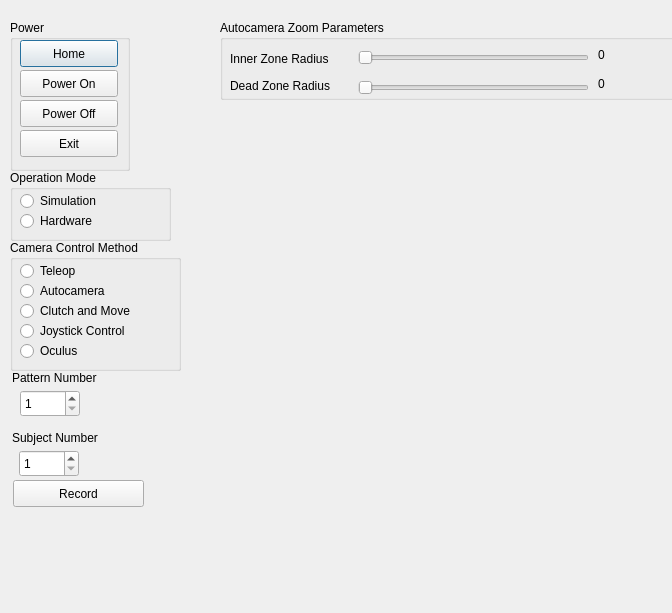
<?xml version="1.0" encoding="UTF-8"?>
<ui version="4.0">
 <class>Dialog</class>
 <widget class="QDialog" name="Dialog">
  <property name="geometry">
   <rect>
    <x>0</x>
    <y>0</y>
    <width>672</width>
    <height>613</height>
   </rect>
  </property>
  <property name="minimumSize">
   <size>
    <width>672</width>
    <height>613</height>
   </size>
  </property>
  <property name="maximumSize">
   <size>
    <width>1000</width>
    <height>1000</height>
   </size>
  </property>
  <property name="mouseTracking">
   <bool>true</bool>
  </property>
  <property name="windowTitle">
   <string>da Vinci Camera Controller</string>
  </property>
  <widget class="QGroupBox" name="groupBoxOperationMode">
   <property name="geometry">
    <rect>
     <x>10</x>
     <y>170</y>
     <width>161</width>
     <height>71</height>
    </rect>
   </property>
   <property name="title">
    <string>Operation Mode</string>
   </property>
   <widget class="QRadioButton" name="radioButtonSimulation">
    <property name="geometry">
     <rect>
      <x>10</x>
      <y>20</y>
      <width>116</width>
      <height>22</height>
     </rect>
    </property>
    <property name="text">
     <string>Simulation</string>
    </property>
   </widget>
   <widget class="QRadioButton" name="radioButtonHardware">
    <property name="geometry">
     <rect>
      <x>10</x>
      <y>40</y>
      <width>116</width>
      <height>22</height>
     </rect>
    </property>
    <property name="text">
     <string>Hardware</string>
    </property>
   </widget>
  </widget>
  <widget class="QGroupBox" name="groupBoxCameraControlMethod">
   <property name="geometry">
    <rect>
     <x>10</x>
     <y>240</y>
     <width>171</width>
     <height>131</height>
    </rect>
   </property>
   <property name="autoFillBackground">
    <bool>false</bool>
   </property>
   <property name="title">
    <string>Camera Control Method</string>
   </property>
   <widget class="QRadioButton" name="radioButtonAutocamera">
    <property name="geometry">
     <rect>
      <x>10</x>
      <y>40</y>
      <width>116</width>
      <height>22</height>
     </rect>
    </property>
    <property name="text">
     <string>Autocamera</string>
    </property>
   </widget>
   <widget class="QRadioButton" name="radioButtonClutchAndMove">
    <property name="geometry">
     <rect>
      <x>10</x>
      <y>60</y>
      <width>151</width>
      <height>22</height>
     </rect>
    </property>
    <property name="text">
     <string>Clutch and Move</string>
    </property>
   </widget>
   <widget class="QRadioButton" name="radioButtonJoystick">
    <property name="geometry">
     <rect>
      <x>10</x>
      <y>80</y>
      <width>141</width>
      <height>22</height>
     </rect>
    </property>
    <property name="text">
     <string>Joystick Control</string>
    </property>
   </widget>
   <widget class="QRadioButton" name="radioButtonTeleop">
    <property name="geometry">
     <rect>
      <x>10</x>
      <y>20</y>
      <width>116</width>
      <height>22</height>
     </rect>
    </property>
    <property name="text">
     <string>Teleop</string>
    </property>
   </widget>
   <widget class="QRadioButton" name="radioButtonOculus">
    <property name="geometry">
     <rect>
      <x>10</x>
      <y>100</y>
      <width>141</width>
      <height>22</height>
     </rect>
    </property>
    <property name="text">
     <string>Oculus</string>
    </property>
   </widget>
  </widget>
  <widget class="QGroupBox" name="groupBoxPower">
   <property name="geometry">
    <rect>
     <x>10</x>
     <y>20</y>
     <width>120</width>
     <height>151</height>
    </rect>
   </property>
   <property name="title">
    <string>Power</string>
   </property>
   <widget class="QPushButton" name="pushButtonHome">
    <property name="geometry">
     <rect>
      <x>10</x>
      <y>20</y>
      <width>98</width>
      <height>27</height>
     </rect>
    </property>
    <property name="text">
     <string>Home</string>
    </property>
   </widget>
   <widget class="QPushButton" name="pushButtonPowerOff">
    <property name="geometry">
     <rect>
      <x>10</x>
      <y>80</y>
      <width>98</width>
      <height>27</height>
     </rect>
    </property>
    <property name="text">
     <string>Power Off</string>
    </property>
   </widget>
   <widget class="QPushButton" name="pushButtonExit">
    <property name="geometry">
     <rect>
      <x>10</x>
      <y>110</y>
      <width>98</width>
      <height>27</height>
     </rect>
    </property>
    <property name="text">
     <string>Exit</string>
    </property>
   </widget>
   <widget class="QPushButton" name="pushButtonPowerOn">
    <property name="geometry">
     <rect>
      <x>10</x>
      <y>50</y>
      <width>98</width>
      <height>27</height>
     </rect>
    </property>
    <property name="text">
     <string>Power On</string>
    </property>
   </widget>
  </widget>
  <widget class="QGroupBox" name="groupBoxAutocameraParams">
   <property name="geometry">
    <rect>
     <x>220</x>
     <y>20</y>
     <width>461</width>
     <height>80</height>
    </rect>
   </property>
   <property name="title">
    <string>Autocamera Zoom Parameters</string>
   </property>
   <widget class="QSlider" name="horizontalSliderInnerzone">
    <property name="geometry">
     <rect>
      <x>138</x>
      <y>23</y>
      <width>231</width>
      <height>29</height>
     </rect>
    </property>
    <property name="orientation">
     <enum>Qt::Horizontal</enum>
    </property>
   </widget>
   <widget class="QSlider" name="horizontalSliderDeadzone">
    <property name="geometry">
     <rect>
      <x>138</x>
      <y>53</y>
      <width>231</width>
      <height>29</height>
     </rect>
    </property>
    <property name="orientation">
     <enum>Qt::Horizontal</enum>
    </property>
   </widget>
   <widget class="QLabel" name="labelInnerzoneValue">
    <property name="geometry">
     <rect>
      <x>378</x>
      <y>26</y>
      <width>41</width>
      <height>17</height>
     </rect>
    </property>
    <property name="text">
     <string>0</string>
    </property>
   </widget>
   <widget class="QLabel" name="labelDeadzoneValue">
    <property name="geometry">
     <rect>
      <x>378</x>
      <y>55</y>
      <width>41</width>
      <height>17</height>
     </rect>
    </property>
    <property name="text">
     <string>0</string>
    </property>
   </widget>
   <widget class="QLabel" name="label_3">
    <property name="geometry">
     <rect>
      <x>10</x>
      <y>29</y>
      <width>121</width>
      <height>20</height>
     </rect>
    </property>
    <property name="text">
     <string>Inner Zone Radius</string>
    </property>
   </widget>
   <widget class="QLabel" name="label_4">
    <property name="geometry">
     <rect>
      <x>10</x>
      <y>56</y>
      <width>131</width>
      <height>20</height>
     </rect>
    </property>
    <property name="text">
     <string>Dead Zone Radius</string>
    </property>
   </widget>
  </widget>
  <widget class="QPushButton" name="pushButtonRecord">
   <property name="geometry">
    <rect>
     <x>13</x>
     <y>480</y>
     <width>131</width>
     <height>27</height>
    </rect>
   </property>
   <property name="text">
    <string>Record</string>
   </property>
  </widget>
  <widget class="QLabel" name="labelSubjectInfo">
   <property name="geometry">
    <rect>
     <x>90</x>
     <y>453</y>
     <width>111</width>
     <height>20</height>
    </rect>
   </property>
   <property name="text">
    <string/>
   </property>
  </widget>
  <widget class="QLabel" name="labelSubjectNumber">
   <property name="geometry">
    <rect>
     <x>12</x>
     <y>430</y>
     <width>131</width>
     <height>16</height>
    </rect>
   </property>
   <property name="text">
    <string>Subject Number</string>
   </property>
  </widget>
  <widget class="QSpinBox" name="spinBoxSubjectNumber">
   <property name="geometry">
    <rect>
     <x>19</x>
     <y>450</y>
     <width>60</width>
     <height>27</height>
    </rect>
   </property>
   <property name="minimum">
    <number>1</number>
   </property>
   <property name="maximum">
    <number>20</number>
   </property>
  </widget>
  <widget class="QLabel" name="labelPatternNumber">
   <property name="geometry">
    <rect>
     <x>12</x>
     <y>370</y>
     <width>131</width>
     <height>16</height>
    </rect>
   </property>
   <property name="text">
    <string>Pattern Number</string>
   </property>
  </widget>
  <widget class="QSpinBox" name="spinBoxPatternNumber">
   <property name="geometry">
    <rect>
     <x>20</x>
     <y>390</y>
     <width>60</width>
     <height>27</height>
    </rect>
   </property>
   <property name="minimum">
    <number>1</number>
   </property>
   <property name="maximum">
    <number>5</number>
   </property>
  </widget>
 </widget>
 <resources/>
 <connections/>
</ui>
